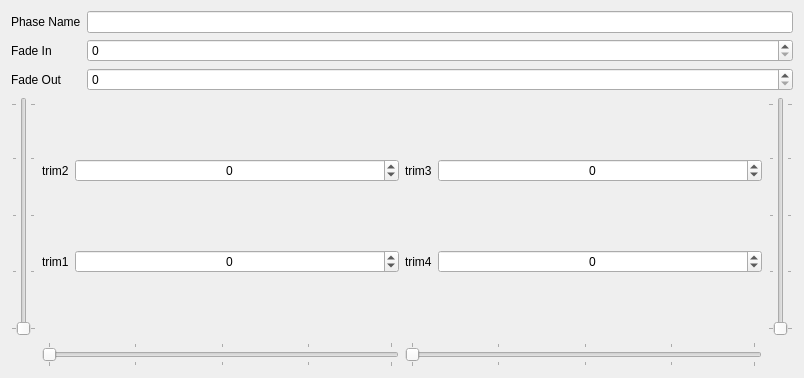
           <widget class="QWidget" name="phase0">
            <property name="geometry">
             <rect>
              <x>0</x>
              <y>0</y>
              <width>804</width>
              <height>378</height>
             </rect>
            </property>
            <attribute name="label">
             <string>Flight Phase 0 (default)</string>
            </attribute>
            <layout class="QVBoxLayout" name="verticalLayout_4a">
             <item>
              <layout class="QGridLayout" name="gridLayout_11a">
               <item row="0" column="2">
                <widget class="QLineEdit" name="phase0Name">
                 <property name="maxLength">
                  <number>6</number>
                 </property>
                </widget>
               </item>
               <item row="0" column="0">
                <widget class="QLabel" name="label_37c">
                 <property name="text">
                  <string>Phase Name</string>
                 </property>
                </widget>
               </item>
               <item row="1" column="0">
                <widget class="QLabel" name="label_38c">
                 <property name="text">
                  <string>Fade In</string>
                 </property>
                </widget>
               </item>
               <item row="2" column="0">
                <widget class="QLabel" name="label_39c">
                 <property name="text">
                  <string>Fade Out</string>
                 </property>
                </widget>
               </item>
               <item row="1" column="2">
                <widget class="QSpinBox" name="phase0FadeIn">
                 <property name="minimum">
                  <number>0</number>
                 </property>
                 <property name="maximum">
                  <number>15</number>
                 </property>
                </widget>
               </item>
               <item row="2" column="2">
                <widget class="QSpinBox" name="phase0FadeOut">
                 <property name="minimum">
                  <number>0</number>
                 </property>
                 <property name="maximum">
                  <number>15</number>
                 </property>
                </widget>
               </item>
              </layout>
             </item>
             <item>
              <layout class="QGridLayout" name="gridLayout_12c">
               <item row="0" column="0">
                <widget class="QSlider" name="phase0Trim2Slider">
                 <property name="orientation">
                  <enum>Qt::Vertical</enum>
                 </property>
                 <property name="tickPosition">
                  <enum>QSlider::TicksBothSides</enum>
                 </property>
                 <property name="tickInterval">
                  <number>25</number>
                 </property>
                </widget>
               </item>
               <item row="0" column="3">
                <widget class="QSlider" name="phase0Trim3Slider">
                 <property name="orientation">
                  <enum>Qt::Vertical</enum>
                 </property>
                 <property name="invertedAppearance">
                  <bool>false</bool>
                 </property>
                 <property name="invertedControls">
                  <bool>false</bool>
                 </property>
                 <property name="tickPosition">
                  <enum>QSlider::TicksBothSides</enum>
                 </property>
                 <property name="tickInterval">
                  <number>25</number>
                 </property>
                </widget>
               </item>
               <item row="2" column="2">
                <widget class="QSlider" name="phase0Trim4Slider">
                 <property name="orientation">
                  <enum>Qt::Horizontal</enum>
                 </property>
                 <property name="tickPosition">
                  <enum>QSlider::TicksBothSides</enum>
                 </property>
                 <property name="tickInterval">
                  <number>25</number>
                 </property>
                </widget>
               </item>
               <item row="2" column="1">
                <widget class="QSlider" name="phase0Trim1Slider">
                 <property name="orientation">
                  <enum>Qt::Horizontal</enum>
                 </property>
                 <property name="tickPosition">
                  <enum>QSlider::TicksBothSides</enum>
                 </property>
                 <property name="tickInterval">
                  <number>25</number>
                 </property>
                </widget>
               </item>
               <item row="0" column="1">
                <layout class="QGridLayout" name="gridLayout_14c">
                 <item row="1" column="0">
                  <widget class="QLabel" name="phase0Trim1Label">
                   <property name="text">
                    <string>trim1</string>
                   </property>
                  </widget>
                 </item>
                 <item row="1" column="1">
                  <widget class="QSpinBox" name="phase0Trim1">
                   <property name="sizePolicy">
                    <sizepolicy hsizetype="Minimum" vsizetype="Fixed">
                     <horstretch>1</horstretch>
                     <verstretch>0</verstretch>
                    </sizepolicy>
                   </property>
                   <property name="alignment">
                    <set>Qt::AlignCenter</set>
                   </property>
                   <property name="accelerated">
                    <bool>true</bool>
                   </property>
                   <property name="minimum">
                    <number>-896</number>
                   </property>
                   <property name="maximum">
                    <number>896</number>
                   </property>
                  </widget>
                 </item>
                 <item row="0" column="0">
                  <widget class="QLabel" name="phase0Trim2Label">
                   <property name="text">
                    <string>trim2</string>
                   </property>
                  </widget>
                 </item>
                 <item row="0" column="1">
                  <widget class="QSpinBox" name="phase0Trim2">
                   <property name="sizePolicy">
                    <sizepolicy hsizetype="Minimum" vsizetype="Fixed">
                     <horstretch>1</horstretch>
                     <verstretch>0</verstretch>
                    </sizepolicy>
                   </property>
                   <property name="alignment">
                    <set>Qt::AlignCenter</set>
                   </property>
                   <property name="accelerated">
                    <bool>true</bool>
                   </property>
                   <property name="minimum">
                    <number>-896</number>
                   </property>
                   <property name="maximum">
                    <number>896</number>
                   </property>
                  </widget>
                 </item>
                </layout>
               </item>
               <item row="0" column="2">
                <layout class="QGridLayout" name="gridLayout_15c">
                 <item row="1" column="0">
                  <widget class="QLabel" name="phase0Trim4Label">
                   <property name="text">
                    <string>trim4</string>
                   </property>
                  </widget>
                 </item>
                 <item row="1" column="1">
                  <widget class="QSpinBox" name="phase0Trim4">
                   <property name="sizePolicy">
                    <sizepolicy hsizetype="Minimum" vsizetype="Fixed">
                     <horstretch>1</horstretch>
                     <verstretch>0</verstretch>
                    </sizepolicy>
                   </property>
                   <property name="alignment">
                    <set>Qt::AlignCenter</set>
                   </property>
                   <property name="accelerated">
                    <bool>true</bool>
                   </property>
                   <property name="minimum">
                    <number>-896</number>
                   </property>
                   <property name="maximum">
                    <number>896</number>
                   </property>
                  </widget>
                 </item>
                 <item row="0" column="0">
                  <widget class="QLabel" name="phase0Trim3Label">
                   <property name="text">
                    <string>trim3</string>
                   </property>
                  </widget>
                 </item>
                 <item row="0" column="1">
                  <widget class="QSpinBox" name="phase0Trim3">
                   <property name="sizePolicy">
                    <sizepolicy hsizetype="Minimum" vsizetype="Fixed">
                     <horstretch>1</horstretch>
                     <verstretch>0</verstretch>
                    </sizepolicy>
                   </property>
                   <property name="alignment">
                    <set>Qt::AlignCenter</set>
                   </property>
                   <property name="accelerated">
                    <bool>true</bool>
                   </property>
                   <property name="minimum">
                    <number>-896</number>
                   </property>
                   <property name="maximum">
                    <number>896</number>
                   </property>
                  </widget>
                 </item>
                </layout>
               </item>
              </layout>
             </item>
            </layout>
           </widget>
